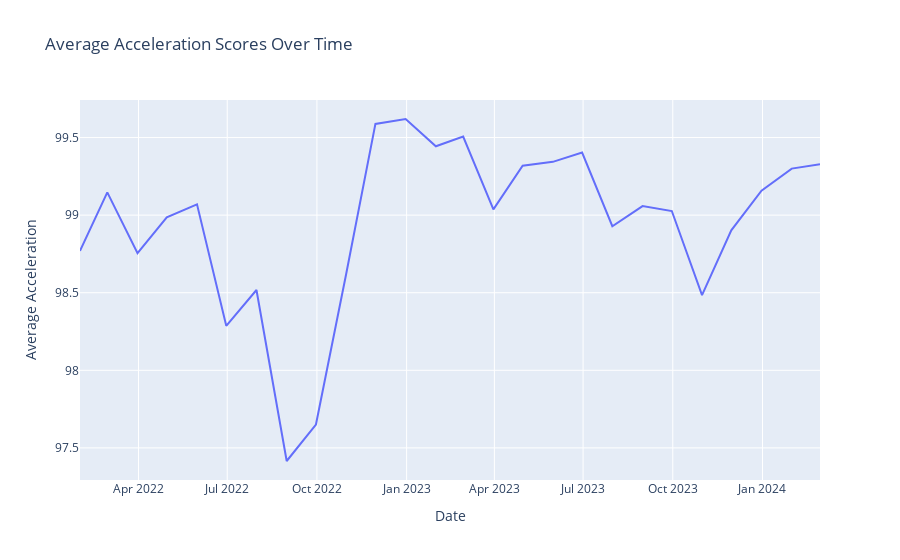

Notebook code cell kept with this figure:
### Code cell
import plotly.express as px
import pandas as pd

# Assuming df is your DataFrame and it has 'Date' and 'Deceleration' columns
# First, we need to calculate the average deceleration scores for each date
df_avg_deceleration = df.groupby('Date', as_index=False)['Acceleration'].mean()

# Now, we can plot the average deceleration scores against date
fig = px.line(df_avg_deceleration, x='Date', y='Acceleration', title='Average Acceleration Scores Over Time')
fig.update_layout(xaxis_title='Date', yaxis_title='Average Acceleration')
fig.show()

### Figure 1 — Plotly figure (JSON) as saved in the notebook; plotly's stock layout.template omitted (floating-point values rounded to 4 significant figures)
{"data": [{"hovertemplate": "Date=%{x}<br>Acceleration=%{y}<extra></extra>", "legendgroup": "", "line": {"color": "#636efa", "dash": "solid"}, "marker": {"symbol": "circle"}, "mode": "lines", "name": "", "orientation": "v", "showlegend": false, "type": "scatter", "x": ["2022-01-31T00:00:00", "2022-02-28T00:00:00", "2022-03-31T00:00:00", "2022-04-30T00:00:00", "2022-05-31T00:00:00", "2022-06-30T00:00:00", "2022-07-31T00:00:00", "2022-08-31T00:00:00", "2022-09-30T00:00:00", "2022-10-31T00:00:00", "2022-11-30T00:00:00", "2022-12-31T00:00:00", "2023-01-31T00:00:00", "2023-02-28T00:00:00", "2023-03-31T00:00:00", "2023-04-30T00:00:00", "2023-05-31T00:00:00", "2023-06-30T00:00:00", "2023-07-31T00:00:00", "2023-08-31T00:00:00", "2023-09-30T00:00:00", "2023-10-31T00:00:00", "2023-11-30T00:00:00", "2023-12-31T00:00:00", "2024-01-31T00:00:00", "2024-02-29T00:00:00"], "xaxis": "x", "y": [98.77, 99.15, 98.76, 98.99, 99.07, 98.29, 98.52, 97.42, 97.65, 98.62, 99.59, 99.62, 99.44, 99.51, 99.04, 99.32, 99.34, 99.4, 98.93, 99.06, 99.03, 98.49, 98.9, 99.16, 99.3, 99.33], "yaxis": "y"}], "layout": {"legend": {"tracegroupgap": 0}, "title": {"text": "Average Acceleration Scores Over Time"}, "xaxis": {"anchor": "y", "domain": [0, 1], "title": {"text": "Date"}}, "yaxis": {"anchor": "x", "domain": [0, 1], "title": {"text": "Average Acceleration"}}}}
